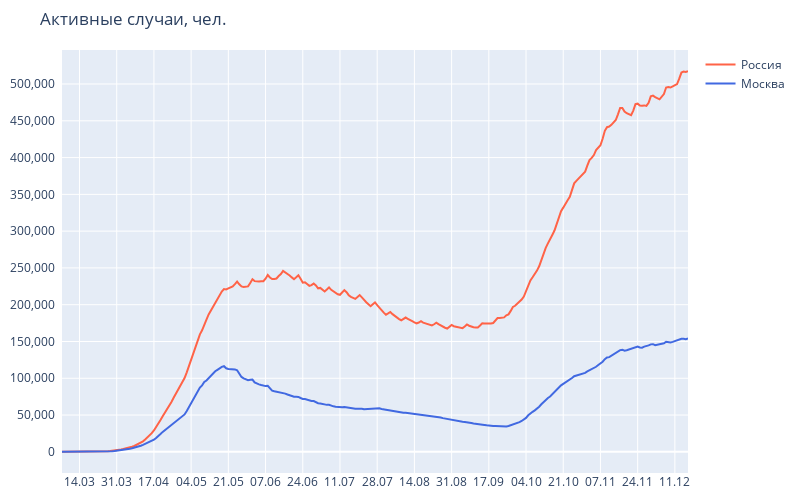

The code cell stored with this chart in its notebook:
### Code cell
fig = go.Figure()
fig.update_layout(title_text="Активные случаи, чел.")

plot_figure(fig, country_df["Date"], country_df["Active"], "Россия", "tomato", yticks=50_000)
plot_figure(fig, moscow_df["Date"], moscow_df["Active"], "Москва", "royalblue", yticks=50_000)
fig.write_image("plots/2active_cases_russia_moscow.png")
fig.show()

### Figure 1 — Plotly figure (JSON) as saved in the notebook; plotly's stock layout.template omitted (floating-point values rounded to 4 significant figures; data arrays with more than 128 entries replaced by an {"elided": "..."} marker saying what was removed)
{"data": [{"fill": "none", "line": {"color": "tomato"}, "name": "Россия", "type": "scatter", "x": {"elided": "282 str values"}, "y": {"elided": "282 int values"}}, {"fill": "none", "line": {"color": "royalblue"}, "name": "Москва", "type": "scatter", "x": {"elided": "282 str values"}, "y": {"elided": "282 int values"}}], "layout": {"autosize": false, "height": 500, "margin": {"b": 10, "l": 10, "r": 10, "t": 50}, "title": {"text": "Активные случаи, чел."}, "width": 800, "xaxis": {"dtick": 1468800000, "tickformat": "%d.%m"}, "yaxis": {"dtick": 50000, "tickformat": ",", "ticksuffix": "  "}}}
